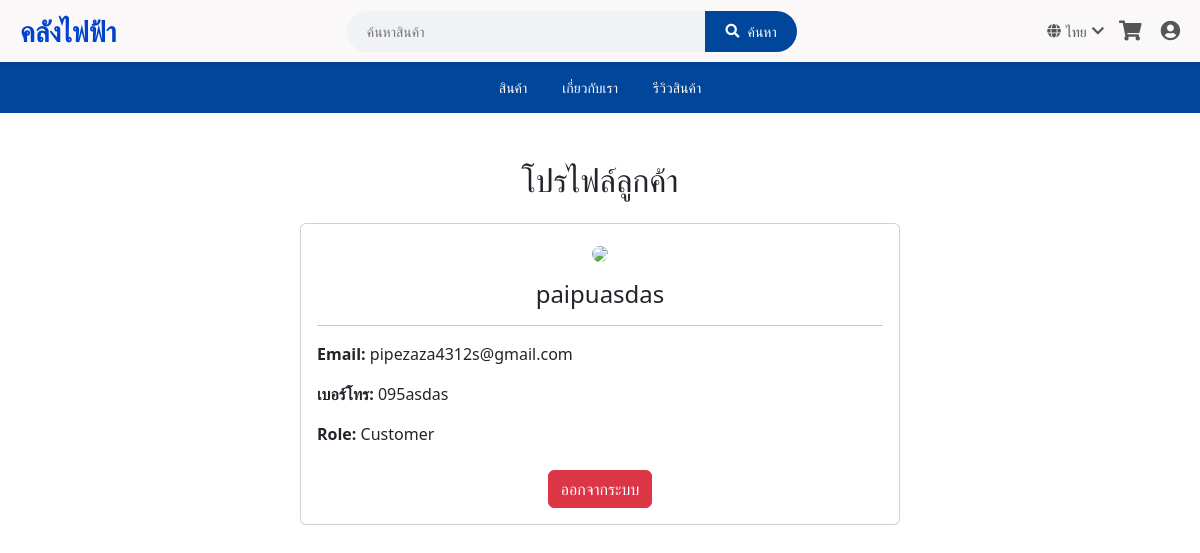
Page /customer_profile (signed in) on the committed database.
### tables this page shows
CREATE TABLE "CUSTOMER" (
	"CUSTOMER_ID"	INTEGER,
	"CUSTOMER_Username"	TEXT,
	"CUSTOMER_Password"	TEXT,
	"CUSTOMER_Email"	TEXT,
	"CUSTOMER_Role"	TEXT,
	"CUSTOMER_Tell"	TEXT,
	PRIMARY KEY("CUSTOMER_ID" AUTOINCREMENT)
);

### main.py (the view)
@app.route('/customer_profile')
def customer_profile():
    if 'customer_id' not in session:
        return redirect(url_for('login'))
    customer_id = session['customer_id']
    with sqlite3.connect("ELEC_DB.db") as conn:
        conn.row_factory = sqlite3.Row
        c = conn.cursor()
        c.execute("SELECT * FROM CUSTOMER WHERE CUSTOMER_ID = ?", (customer_id,))
        customer = c.fetchone()
    return render_template("customer_profile.html", customer=customer)

### templates/customer_profile.html
{% extends "customer_layout.html" %}
{% block content %}
<div class="container mt-5">
    <h2 class="text-center mb-4">โปรไฟล์ลูกค้า</h2>
    <div class="card mx-auto" style="max-width: 600px;">
        <div class="card-body">
            <div class="text-center mb-3">
                <img src="https://www.shutterstock.com/image-vector/user-profile-icon-vector-avatar-600nw-2558760599.jpg"
                     class="rounded-circle" style="width: 120px;">
            </div>
            <h4 class="card-title text-center">{{ customer['CUSTOMER_Username'] }}</h4>
            <hr>
            <p><strong>Email:</strong> {{ customer['CUSTOMER_Email'] }}</p>
            <p><strong>เบอร์โทร:</strong> {{ customer['CUSTOMER_TELL'] }}</p>
            <p><strong>Role:</strong> {{ customer['CUSTOMER_Role'] }}</p>
            <div class="text-center mt-4">
                <a href="/" class="btn btn-danger">ออกจากระบบ</a>
            </div>
        </div>
    </div>
</div>
{% endblock %}

### rows in the picture
CUSTOMER: CUSTOMER_Username "paipuasdas", CUSTOMER_Email "pipezaza4312s@gmail.com", CUSTOMER_TELL "095asdas", CUSTOMER_Role "Customer"
